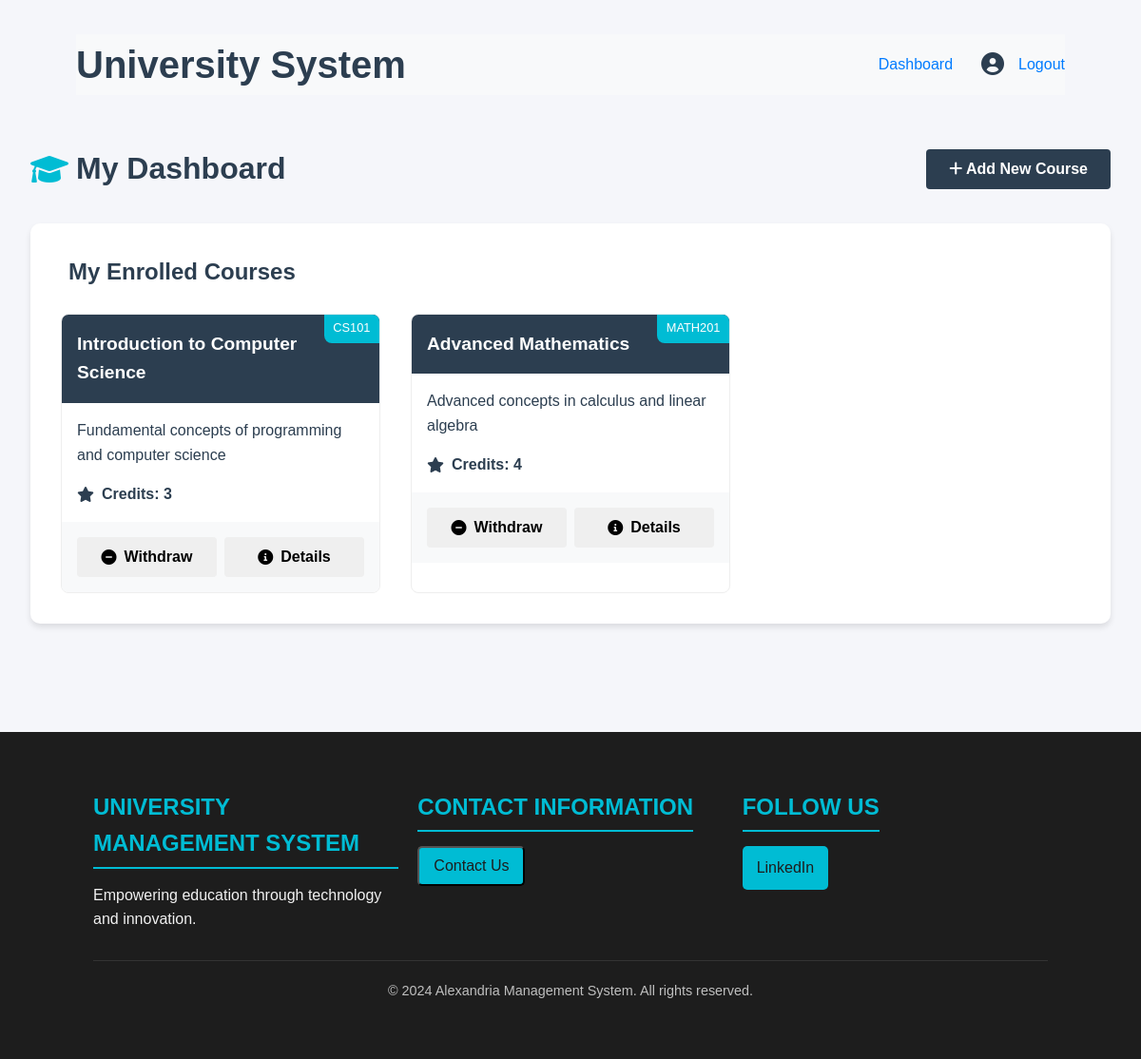
/student/dashboard.php (signed in), run on the app's committed database.
### tables this page shows
CREATE TABLE IF NOT EXISTS enrollments (
    id INT AUTO_INCREMENT PRIMARY KEY,
    student_id INT,
    course_id INT,
    enrollment_date TIMESTAMP DEFAULT CURRENT_TIMESTAMP,
    status ENUM('active', 'dropped', 'completed') DEFAULT 'active',
    FOREIGN KEY (student_id) REFERENCES users(id),
    FOREIGN KEY (course_id) REFERENCES courses(id),
    UNIQUE KEY unique_enrollment (student_id, course_id)
);

CREATE TABLE IF NOT EXISTS courses (
    id INT AUTO_INCREMENT PRIMARY KEY,
    course_code VARCHAR(20) NOT NULL UNIQUE,
    title VARCHAR(100) NOT NULL,
    description TEXT,
    credits INT NOT NULL,
    professor_id INT,
    FOREIGN KEY (professor_id) REFERENCES users(id),
    created_at TIMESTAMP DEFAULT CURRENT_TIMESTAMP,
    updated_at TIMESTAMP DEFAULT CURRENT_TIMESTAMP ON UPDATE CURRENT_TIMESTAMP
);

### student/dashboard.php (the view, shortened to what this page needs)
<?php
require_once '../config/database.php';
$stmt = $pdo->prepare("
    SELECT c.*, e.status, e.id as enrollment_id
    FROM courses c
    JOIN enrollments e ON c.id = e.course_id
    WHERE e.student_id = ? AND e.status = 'active'
");
$stmt->execute([$_SESSION['user_id']]);
$enrolled_courses = $stmt->fetchAll();
?>
<!DOCTYPE html>
<html lang="en">
<head>
    <link rel="stylesheet" href="../css/style.css">
    <link rel="stylesheet" href="../css/dashboard.css">
    <link rel="stylesheet" href="https://cdnjs.cloudflare.com/ajax/libs/font-awesome/6.0.0/css/all.min.css">
</head>
<body>
    <?php include_once '../includes/header.php'; ?>
    <div class="dashboard-container">
        <div class="dashboard-header">
            <h1><i class="fas fa-graduation-cap"></i> My Dashboard</h1>
            <button id="toggleAvailableCourses" class="btn btn-primary">
                <i class="fas fa-plus"></i> Add New Course
            </button>
        </div>
        <div class="courses-section enrolled-courses">
            <h2><i class="fas fa-books"></i> My Enrolled Courses</h2>
            <div class="course-grid">
                <?php foreach ($enrolled_courses as $course): ?>
                    <div class="course-card">
                        <div class="course-header">
                            <h3><?php echo htmlspecialchars($course['title']); ?></h3>
                            <span class="course-code"><?php echo htmlspecialchars($course['course_code']); ?></span>
                        </div>
                        <div class="course-content">
                            <p><?php echo htmlspecialchars($course['description']); ?></p>
                            <div class="course-credits">
                                <i class="fas fa-star"></i> Credits: <?php echo $course['credits']; ?>
                            </div>
                        </div>
                        <div class="course-actions">
                            <button class="btn btn-danger withdraw-btn" data-enrollment-id="<?php echo $course['enrollment_id']; ?>">
                                <i class="fas fa-minus-circle"></i> Withdraw
                            </button>
                            <button class="btn btn-info view-details-btn" data-course-id="<?php echo $course['id']; ?>">
                                <i class="fas fa-info-circle"></i> Details
                            </button>
                        </div>
                    </div>
                <?php endforeach; ?>
            </div>
        </div>
    </div>
    <?php include_once '../includes/footer.php'; ?>
</body>
</html>

### css/style.css (style rules this page uses)
:root { --primary-color: #2c3e50; --secondary-color: #00bcd4; --success-color: #2ecc71; --danger-color: #e74c3c; --warning-color: #f1c40f; --background-color: #f5f6fa; --text-color: #2c3e50; }
* { margin: 0; padding: 0; box-sizing: border-box; }
body { font-family: 'Arial', sans-serif; line-height: 1.6; background-color: var(--background-color); color: var(--text-color); }
.btn { display: inline-block; padding: 12px 24px; border: none; border-radius: 4px; cursor: pointer; font-size: 16px; font-weight: bold; text-decoration: none; text-align: center; transition: background-color 0.3s, transform 0.1s; }
.btn-primary { background-color: var(--primary-color); color: white; }

### css/dashboard.css (style rules this page uses)
.dashboard-container { padding: 2rem; max-width: 1400px; margin: 0 auto; }
.dashboard-header { display: flex; justify-content: space-between; align-items: center; margin-bottom: 2rem; animation: slideDown 0.5s ease-out; }
.dashboard-header h1 { color: var(--primary-color); display: flex; align-items: center; gap: 0.5rem; }
.dashboard-header h1 i { color: var(--secondary-color); }
.courses-section { background: white; border-radius: 10px; padding: 2rem; margin-bottom: 2rem; box-shadow: 0 4px 6px rgba(0, 0, 0, 0.1); animation: fadeIn 0.5s ease-out; }
.courses-section h2 { color: var(--primary-color); margin-bottom: 1.5rem; display: flex; align-items: center; gap: 0.5rem; }
.course-grid { display: grid; grid-template-columns: repeat(auto-fill, minmax(300px, 1fr)); gap: 2rem; }
.course-card { background: white; border-radius: 8px; overflow: hidden; transition: transform 0.3s ease, box-shadow 0.3s ease; border: 1px solid #eee; animation: scaleIn 0.5s ease-out; }
.course-header { background: var(--primary-color); color: white; padding: 1rem; position: relative; }
.course-header h3 { margin: 0; font-size: 1.2rem; }
.course-code { position: absolute; top: 0; right: 0; background: var(--secondary-color); padding: 0.3rem 0.6rem; font-size: 0.8rem; border-bottom-left-radius: 8px; }
.course-content { padding: 1rem; }
.course-credits { display: flex; align-items: center; gap: 0.5rem; margin-top: 1rem; color: var(--primary-color); font-weight: bold; }
.course-actions { padding: 1rem; display: flex; gap: 0.5rem; background: #f8f9fa; }
.course-actions button { flex: 1; display: flex; align-items: center; justify-content: center; gap: 0.5rem; }

### data on the page
enrollments: course.title "Introduction to Computer Science", course.course_code "CS101", course.description "Fundamental concepts of programming and computer science", course.credits "3"
enrollments: course.title "Advanced Mathematics", course.course_code "MATH201", course.description "Advanced concepts in calculus and linear algebra", course.credits "4"
